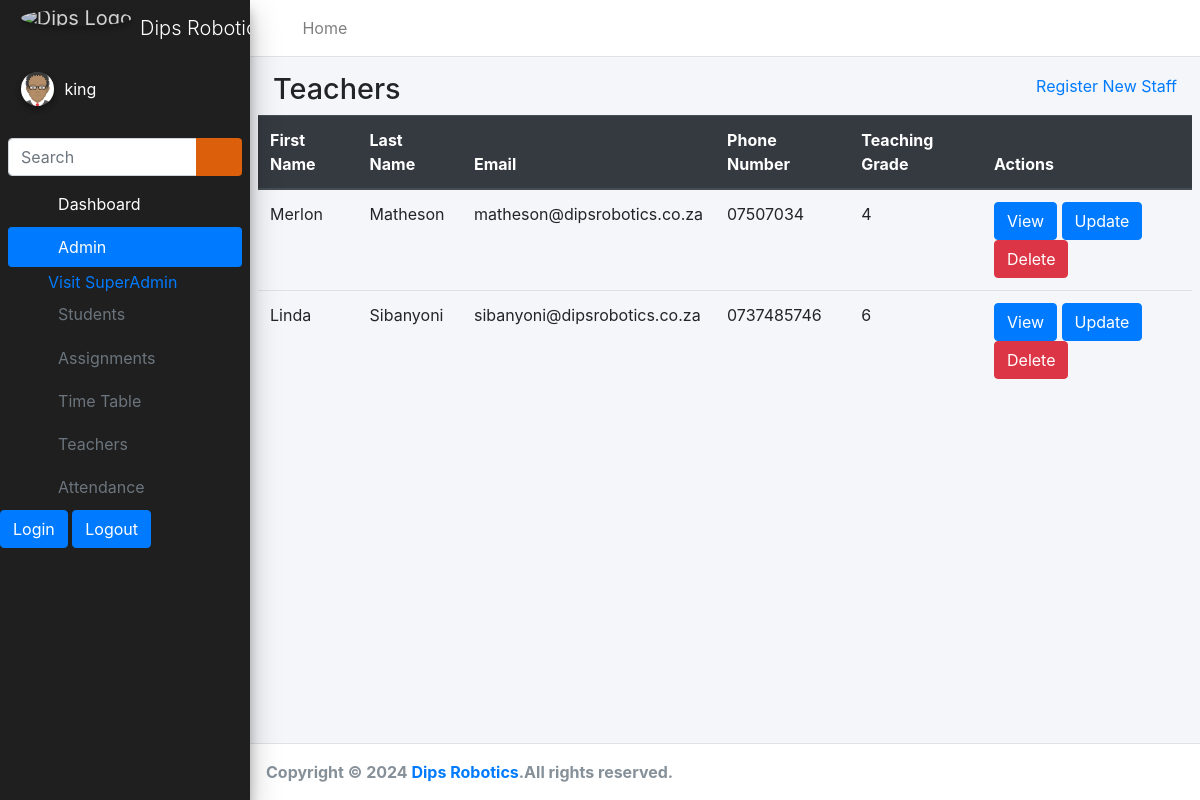
The app's page /staff_list/ (signed in) with its own data.
### staff/models.py (models this page shows, shortened)
class Staff(models.Model):
    first_name = models.CharField(max_length=100, default='')
    last_name = models.CharField(max_length=100, default='')
    id = models.IntegerField(primary_key=True)
    teaching_subject = models.CharField(max_length=100, default='')
    teaching_grade = models.CharField(max_length=50, default='')
    practioner_license = models.CharField(max_length=100, default='')
    hire_date = models.DateField()
    unique_id = models.CharField(max_length=100, unique=True, null=True, blank=True)
    qr_code = models.ImageField(upload_to='staff_qrcodes/', null=True, blank=True)
    contact = models.CharField(max_length=100, default='')
    email = models.EmailField(blank=True, null=True)

### staff/views.py (the view)
# urls.py: path('staff_list/', views.staff_list, name='staff_list'),
@login_required
def staff_list(request):
    staff = Staff.objects.all()
    return render(request, 'staff_list.html', {'staff': staff})

### staff/templatetags/active_tag.py (called while the page is built)
@register.simple_tag(takes_context=True)
def active(context, named_url):
    try:
        pattern = reverse(named_url)
    except NoReverseMatch:
        pattern = named_url
    path = context['request'].path
    return 'active' if path == pattern else''

### staff/staff/templates/staff_list.html (shortened to what this page needs)
{% extends 'base.html' %}
{% load static %}
{% load active_tag %}
{% block content %}
{% include 'sidebar.html' %}
<div class="content-wrapper">
    <div class="content-header">
        <div class="container-fluid">
            <div class="row mb-2">
                <div class="col-sm-6">
                    <h1 class="m-0">Teachers</h1>
                </div>
                <div class="col-sm-6">
                    <ol class="breadcrumb float-sm-right">
                        <li><a href="{% url 'register_staff' %}">Register New Staff</a></li>
                    </ol>
                </div>
            </div>
        </div>
        <table class="table table-hover">
            <thead class="thead-dark">
                <tr>
                    <th>First Name</th>
                    <th>Last Name</th>
                    <th>Email</th>
                    <th>Phone Number</th>
                    <th>Teaching Grade</th>
                    <th>Actions</th>
                </tr>
            </thead>
            <tbody>
                {% for staff_members in staff %}
                <tr>
                    <td>{{ staff_members.first_name }}</td>
                    <td>{{ staff_members.last_name }}</td>
                    <td>{{ staff_members.email }}</td>
                    <td>{{ staff_members.contact }}</td>
                    <td>{{ staff_members.teaching_grade }}</td>
                    <td>
                        <a href="{% url 'staff_profile' staff_members.id %}" class="btn btn-primary">View</a>
                        <a href="#" class="btn btn-primary">Update</a>
                        <button type="button" class="btn btn-danger" data-toggle="modal" data-target="#deleteModal{{ student.id }}">Delete</button>
                    </td>
                </tr>
                {% endfor %}
            </tbody>
        </table>
    </div>
</div>
{% endblock %}

### staff/staff/templates/base.html (shortened to what this page needs)
{% load static %}
  <!DOCTYPE html>
  <html lang="en">
  <head>
    <link rel="stylesheet" href="{% static 'plugins/fontawesome-free/css/all.min.css' %}">
    <link rel="stylesheet" href="{% static 'staff/css/adminlte.min.css' %}">
    <link href="https://cdnjs.cloudflare.com/ajax/libs/summernote/0.8.18/summernote-bs4.min.css" rel="stylesheet">
    <link href="https://stackpath.bootstrapcdn.com/bootstrap/4.5.2/css/bootstrap.min.css" rel="stylesheet">
    <link rel="stylesheet" href="{% static 'staff/css/style.css' %}" type="text/css">
  </head>
  <body>
<div class="wrapper">
  {% block content %}
  {% endblock %}
   <footer class="main-footer">
    <strong>Copyright &copy; 2024 <a href="">Dips Robotics</a>.All rights reserved.</strong>
  </footer>
</div>
</body>
</html>

### staff/staff/templates/sidebar.html (shortened to what this page needs)
 {% load active_tag %}
 {% load static %}
 <div class="wrapper">
    <nav class="main-header navbar navbar-expand navbar-white navbar-light">
      <ul class="navbar-nav">
        <li class="nav-item">
          <a class="nav-link" data-widget="pushmenu" href="#" role="button"><i class="fas fa-bars"></i></a>
        </li>
        <li class="nav-item d-none d-sm-inline-block">
          <a href="{% url 'dashboard' %}" class="nav-link">Home</a>
        </li>
      </ul>
      <ul class="navbar-nav ml-auto">
        <li class="nav-item">
          <a class="nav-link" data-widget="navbar-search" href="#" role="button">
            <i class="fas fa-search"></i>
          </a>
        </li>
        <li class="nav-item">
          <a class="nav-link" data-widget="fullscreen" href="#" role="button">
            <i class="fas fa-expand-arrows-alt"></i>
          </a>
        </li>
      </ul>
    </nav>
    <aside class="main-sidebar elevation-4">
      <a href="{% url 'dashboard' %}" class="brand-link">
        <img src="{% static 'staff/img/dips_logo.png' %}" alt="Dips Logo" class="brand-image img-circle elevation-2" style="opacity: .8">
        <span class="brand-text font-weight-light" style="color: #fff;">Dips Robotics</span>
      </a>
      <div class="sidebar">
        <div class="user-panel mt-3 pb-3 mb-3 d-flex">
          <div class="image">
            <img src="{% static 'staff/img/avatar.png' %}" class="img-circle elevation-2" alt="User Image">
          </div>
          <div class="info">
            <a href="#" class="d-block">{{ user.username }}</a>
          </div>
        </div>
        <div class="form-inline">
          <div class="input-group" data-widget="sidebar-search">
            <input class="form-control form-control-sidebar" type="search" placeholder="Search" aria-label="Search">
            <div class="input-group-append">
              <button class="btn btn-sidebar">
                <i class="fas fa-search fa-fw"></i>
              </button>
            </div>
          </div>
        </div>
        <nav class="mt-2">
          <ul class="nav nav-pills nav-sidebar flex-column" data-widget="treeview" role="menu" data-accordion="false">
            <li class="nav-item menu-open">
              <a href="#" class="nav-link active" style="background-color:#1f1f1f">
                <i class="nav-icon fas fa-tachometer-alt"></i>
                <p>
                  Dashboard
                  <i class="right fas fa-angle-left"></i>
                </p>
              </a>
              <ul class="nav nav-treeview">
                <li class="nav-item">
                  <a href="{% url 'admin_page' %}" class="nav-link active">
                    {% if request.user.is_superuser %}
                    <i class="far fa-circle nav-icon"></i>
                    <p>Admin</p>
                    {% endif %}
                  </a>
                  <ul>
                    <a href="/admin/">Visit SuperAdmin</a>
                  </ul>
                </li>
                <li class="nav-item">
                  <a href="{% url 'students' %}" class="nav-link {% active 'students' %}">
                    <i class="fas fa-user-graduate nav-icon"></i>
                    <p>Students</p>
                  </a>
                </li>
                <li class="nav-item">
                  <a href="#" class="nav-link">
                    <i class="fas fa-tasks nav-icon"></i>
                    <p>Assignments</p>
                  </a>
                </li>
                <li class="nav-item">
                  <a href="#" class="nav-link">
                    <i class="fas fa-chalkboard-teacher nav-icon"></i>
                    <p>Time Table</p>
                  </a>
                </li>
                <li class="nav-item">
                  <a href="{% url 'staff_list' %}" class="nav-link">
                    <i class="fas fa-user-graduate nav-icon"></i>
                    <p>Teachers</p>
                  </a>
                </li>
              </ul>
            </li>
            <li class="nav-item" style="border-top: #fff !important;">
              <li class="nav-item">
                <a href="#" class="nav-link">
                  <i class="fas fa-check-square nav-icon"></i>
                  <p>Attendance</p>
                </a>
              </li>
            </li>
          </ul>
        </nav>
      </div>
      <a class="btn btn-primary" href="{% url 'login' %}">Login</a>
      <a class="btn btn-primary" href="{% url 'logout' %}">Logout</a>
    </aside>

### staff/static/staff/css/style.css (style rules this page uses)
.main-sidebar { background-color: #1f1f1f; }
.btn-sidebar { background-color: #dc5f0c; }
.d-block { color: white !important; }

### records on screen
Staff: first_name "Merlon", last_name "Matheson", email "matheson@dipsrobotics.co.za", contact "07507034", teaching_grade "4"
Staff: first_name "Linda", last_name "Sibanyoni", email "sibanyoni@dipsrobotics.co.za", contact "0737485746", teaching_grade "6"

### other values on screen
{{ user.username }} "king"
